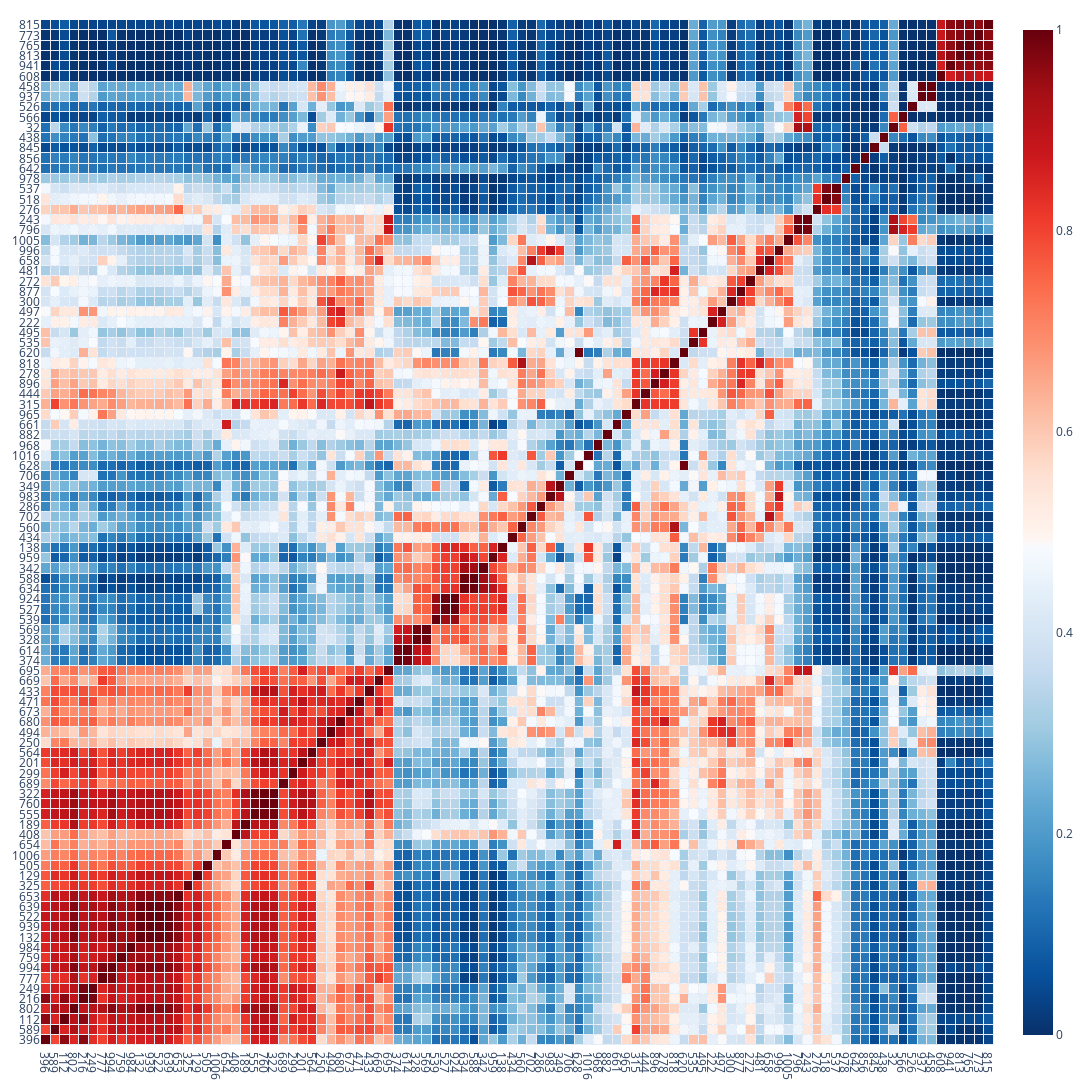
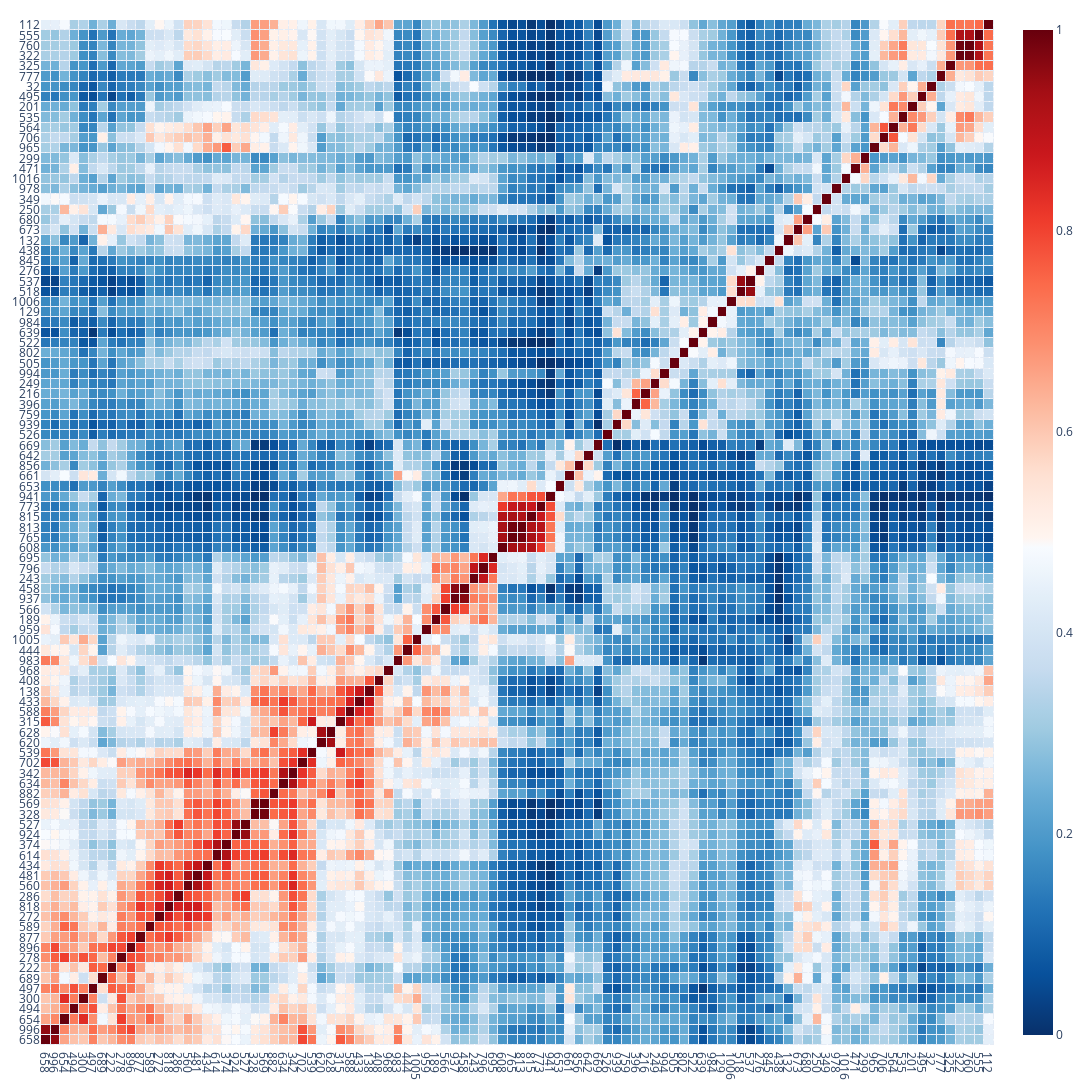

The cell these charts' notebook holds for them, in order:
### Markdown cell above
The following code can be used to interactively explore the similairty matrix for subsets of features. Beware that the the similarity matrix as a whole is too large to be visualized all at one, no more than 500 features should be inspected at a time to avoid computational issues. Below we visualize the the similarity matrix for 100 entries for both modified cosine scores and ms2deepscore. Note that the axis are not identical for both heatmaps. 

***TASK: Run and inspect the example heatmaps below. What do you notice about the similarity data?***
<details>
    <summary>Hint</summary>
    Look for patterns and clustering in the data. Use left-button hold and drag to zoom, and double click to unzoom. 
</details>
<details>
    <summary>Answer</summary>
When inspecting the heatmaps in closer detail, it becomes apparent that there are many small clusters, and some large clusters. In addition, the hierarchical clustering used to organize the data fails to provide a clear block-diagonal structure; that is, the clusters are often interconnected with one another via otherwise sparsely connected nodes. Often times, there are clusters within clusters. This is especially true when taking a threshold agnostic view. For example, Any white and light blue areas in the heatmap are close to the threshold; lowering the threshold (ty it!) will lead to larger clusters and more interconnectivity across the map.

</details>

### Code cell
import compMetabolomics.heatmap
threshold = 0.5
feature_ilocs = [iloc for iloc in range(400, 500)] # selected range of features from whole matrix, try different ranges.
feature_ids = [spectrum.feature_id for spectrum in spectra]
compMetabolomics.heatmap.generate_augmap_graph(feature_ilocs, similarity_matrix_modcos, feature_ids, threshold).show()
compMetabolomics.heatmap.generate_augmap_graph(feature_ilocs, similarity_matrix_ms2ds, feature_ids, threshold).show()

### Figure 1 — Plotly figure (JSON) as saved in the notebook; plotly's stock layout.template omitted (floating-point values rounded to 4 significant figures; data arrays with more than 128 entries replaced by an {"elided": "..."} marker saying what was removed)
{"data": [{"colorscale": {"elided": "100x2 mixed values"}, "type": "heatmap", "x": ["396", "589", "112", "802", "216", "249", "777", "994", "759", "984", "132", "939", "522", "639", "653", "325", "129", "505", "1006", "654", "408", "189", "555", "760", "322", "689", "299", "201", "564", "250", "494", "680", "673", "471", "433", "669", "695", "374", "614", "328", "569", "539", "527", "924", "634", "588", "342", "959", "138", "434", "560", "702", "286", "983", "349", "706", "628", "1016", "968", "882", "661", "965", "315", "444", "896", "278", "818", "620", "535", "495", "222", "497", "300", "877", "272", "481", "658", "996", "1005", "796", "243", "276", "518", "537", "978", "642", "856", "845", "438", "32", "566", "526", "937", "458", "608", "941", "813", "765", "773", "815"], "xgap": 1, "y": ["396", "589", "112", "802", "216", "249", "777", "994", "759", "984", "132", "939", "522", "639", "653", "325", "129", "505", "1006", "654", "408", "189", "555", "760", "322", "689", "299", "201", "564", "250", "494", "680", "673", "471", "433", "669", "695", "374", "614", "328", "569", "539", "527", "924", "634", "588", "342", "959", "138", "434", "560", "702", "286", "983", "349", "706", "628", "1016", "968", "882", "661", "965", "315", "444", "896", "278", "818", "620", "535", "495", "222", "497", "300", "877", "272", "481", "658", "996", "1005", "796", "243", "276", "518", "537", "978", "642", "856", "845", "438", "32", "566", "526", "937", "458", "608", "941", "813", "765", "773", "815"], "ygap": 1, "z": {"elided": "100x100 float values"}, "zmax": 1, "zmin": 0}], "layout": {"height": 1400, "margin": {"autoexpand": true, "b": 20, "l": 20, "r": 20, "t": 20}, "title": {"x": 0.01, "y": 0.01}, "width": 1500, "xaxis": {"nticks": 100}, "yaxis": {"nticks": 100}}}

### Figure 2 — Plotly figure (JSON) as saved in the notebook; plotly's stock layout.template omitted (floating-point values rounded to 4 significant figures; data arrays with more than 128 entries replaced by an {"elided": "..."} marker saying what was removed)
{"data": [{"colorscale": {"elided": "100x2 mixed values"}, "type": "heatmap", "x": ["658", "996", "654", "494", "300", "497", "689", "222", "278", "896", "877", "589", "272", "818", "286", "560", "481", "434", "614", "374", "924", "527", "328", "569", "882", "634", "342", "702", "539", "620", "628", "315", "588", "433", "138", "408", "968", "983", "444", "1005", "959", "189", "566", "937", "458", "243", "796", "695", "608", "765", "813", "815", "773", "941", "653", "661", "856", "642", "669", "526", "939", "759", "396", "216", "249", "994", "505", "802", "522", "639", "984", "129", "1006", "518", "537", "276", "845", "438", "132", "673", "680", "250", "349", "978", "1016", "471", "299", "965", "706", "564", "535", "201", "495", "32", "777", "325", "322", "760", "555", "112"], "xgap": 1, "y": ["658", "996", "654", "494", "300", "497", "689", "222", "278", "896", "877", "589", "272", "818", "286", "560", "481", "434", "614", "374", "924", "527", "328", "569", "882", "634", "342", "702", "539", "620", "628", "315", "588", "433", "138", "408", "968", "983", "444", "1005", "959", "189", "566", "937", "458", "243", "796", "695", "608", "765", "813", "815", "773", "941", "653", "661", "856", "642", "669", "526", "939", "759", "396", "216", "249", "994", "505", "802", "522", "639", "984", "129", "1006", "518", "537", "276", "845", "438", "132", "673", "680", "250", "349", "978", "1016", "471", "299", "965", "706", "564", "535", "201", "495", "32", "777", "325", "322", "760", "555", "112"], "ygap": 1, "z": {"elided": "100x100 float values"}, "zmax": 1, "zmin": 0}], "layout": {"height": 1400, "margin": {"autoexpand": true, "b": 20, "l": 20, "r": 20, "t": 20}, "title": {"x": 0.01, "y": 0.01}, "width": 1500, "xaxis": {"nticks": 100}, "yaxis": {"nticks": 100}}}
